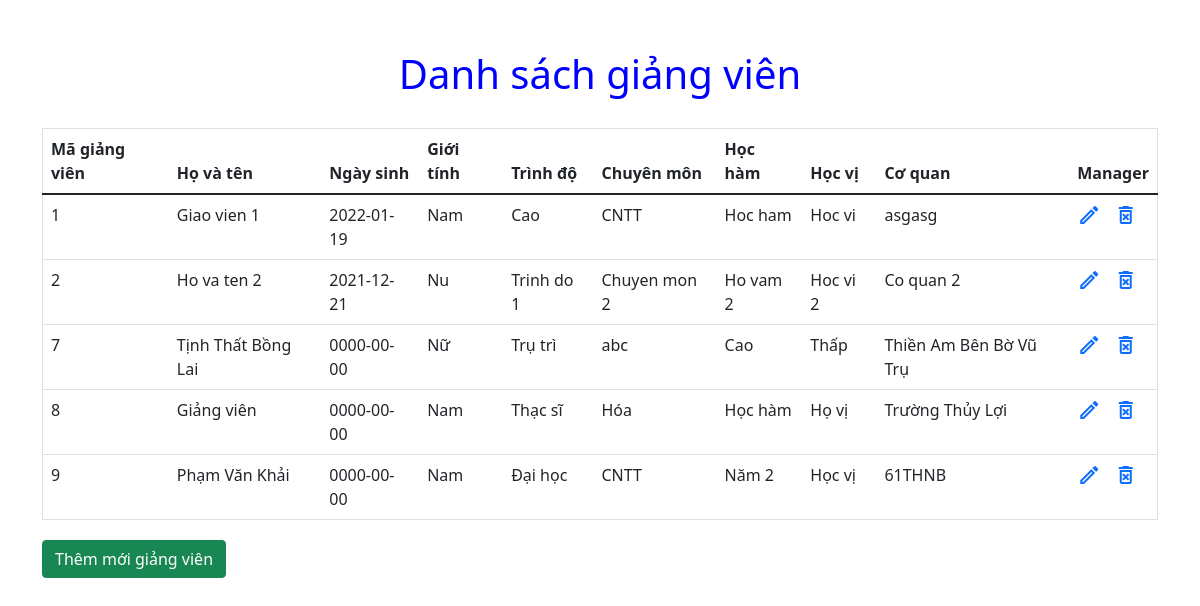
Before: / with the older database file.
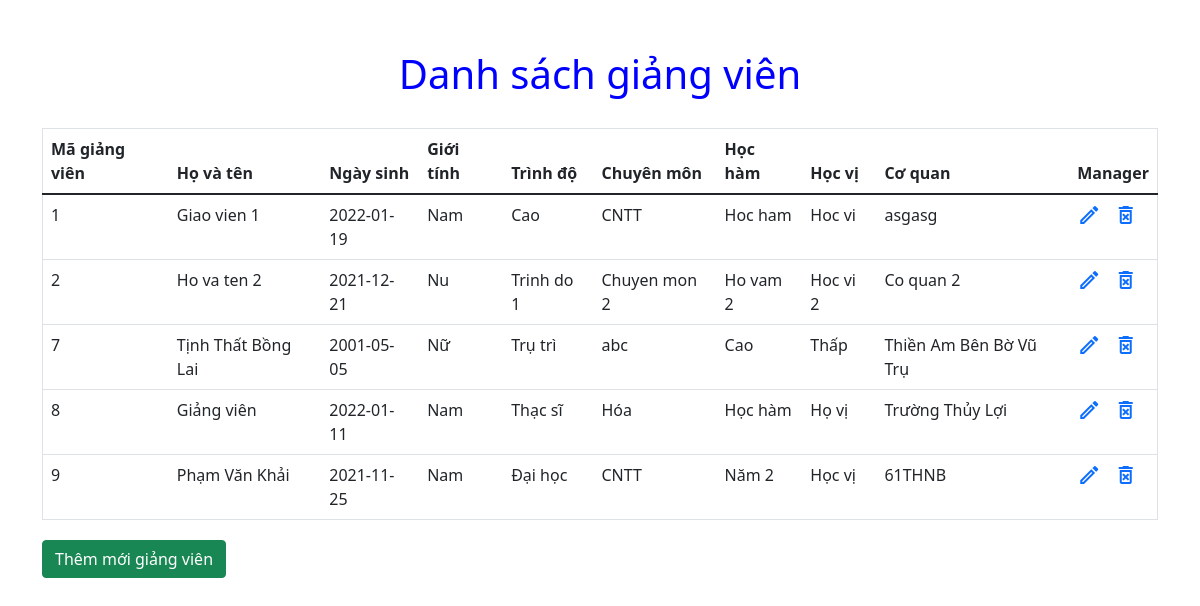
After: the same page with the newer database file.
### tables this page shows
CREATE TABLE `giangvien` (
  `magv` int(11) NOT NULL,
  `hovaten` varchar(255) DEFAULT NULL,
  `ngaysinh` date DEFAULT NULL,
  `gioitinh` varchar(255) DEFAULT NULL,
  `trinhdo` varchar(255) DEFAULT NULL,
  `chuyenmon` varchar(255) DEFAULT NULL,
  `hocham` varchar(255) DEFAULT NULL,
  `hocvi` varchar(255) DEFAULT NULL,
  `coquan` varchar(255) DEFAULT NULL
);

### controllers/giangvienController.php (called while the page is built, shortened)
<?php
require_once 'models/giangvien.php';
class giangvienController {
    public function index() {
        $giangvien = new giangvien();
        $giangviens = $giangvien->index();
        require_once 'views/giangviens/index.php';
    }
}

### index.php (called while the page is built, shortened)
<?php
$action = isset($_GET['action']) ? $_GET['action'] :
    'index';
$object = new $classController();
$object->$action();
?>

### models/giangvien.php (called while the page is built, shortened)
<?php
class giangvien {
    public function index() {
        $connection = $this->connectDb();
        $querySelect = "SELECT * FROM giangvien";
        $results = mysqli_query($connection, $querySelect);
        $giangviens = [];
        if (mysqli_num_rows($results) > 0) {
            $giangviens = mysqli_fetch_all($results, MYSQLI_ASSOC);
        }
        return $giangviens;
    }
    public function connectDb() {
        $connection = mysqli_connect(DB_HOST,
            DB_USERNAME, DB_PASSWORD, DB_NAME);
        return $connection;
    }
}

### views/giangviens/index.php (the view, shortened to what this page needs)
<?php
require "header.php";
?>
<div class="container">
    <h1 style="display: flex;align-items: center;justify-content: center;margin-bottom:30px;margin-top:50px; color:blue">Danh sách giảng viên</h1>
<table class="table" border="1" cellspacing="0" cellpadding="15">
<thead class="thead-dark">
    <tr>
        <th scope="col">Mã giảng viên</th>
        <th scope="col">Họ và tên</th>
        <th scope="col">Ngày sinh</th>
        <th scope="col">Giới tính</th>
        <th scope="col">Trình độ</th>
        <th scope="col">Chuyên môn</th>
        <th scope="col">Học hàm</th>
        <th scope="col">Học vị</th>
        <th scope="col">Cơ quan</th>
        <th scope="col">Manager</th>
    </tr>
    </thead>
    <?php if (!empty($giangviens)): ?>
        <?php foreach ($giangviens AS $giangvien) : ?>
            <tr>
                <td ><?php echo $giangvien['magv'] ?></td>
                <td><?php echo $giangvien['hovaten'] ?></td>
                <td><?php echo $giangvien['ngaysinh'] ?></td>
                <td><?php echo $giangvien['gioitinh'] ?></td>
                <td><?php echo $giangvien['trinhdo'] ?></td>
                <td><?php echo $giangvien['chuyenmon'] ?></td>
                <td><?php echo $giangvien['hocham'] ?></td>
                <td><?php echo $giangvien['hocvi'] ?></td>
                <td><?php echo $giangvien['coquan'] ?></td>
                <td>
                    <?php
                    $urlEdit =
                        "index.php?controller=giangvien&action=edit&magv=" . $giangvien['magv'];
                    $urlDelete =
                        "index.php?controller=giangvien&action=delete&magv=" . $giangvien['magv'];
                    ?>
                    <a href="<?php echo $urlEdit?>"><span class="material-icons-outlined">mode_edit</span></a> &nbsp;
                    <a onclick="return confirm('Bạn chắc chắn muốn xóa?')"
                       href="<?php echo $urlDelete?>">
                       <span class="material-icons-outlined">delete_forever</span>
                    </a>
                </td>
            </tr>
        <?php endforeach; ?>
    <?php else: ?>
        <tr>
            <td colspan="2">KHông có dữ liệu</td>
        </tr>
    <?php endif; ?>
</table>
</div>
<div style="margin-top : 20px" class="container">
<a href="index.php?controller=giangvien&action=add">
    <button type="button" class="btn btn-success">Thêm mới giảng viên</button>
</a>
</div>
<?php
    require "footer.php";
?>

### views/giangviens/header.php (shortened to what this page needs)
<!DOCTYPE html>
<html lang="en">
<head>
    <link rel="stylesheet" href="https://cdn.jsdelivr.net/npm/bootstrap-icons@1.7.2/font/bootstrap-icons.css">
    <link href="https://cdn.jsdelivr.net/npm/bootstrap@5.1.3/dist/css/bootstrap.min.css" rel="stylesheet">
</head>
<body>

### views/giangviens/footer.php (shortened to what this page needs)
</body>
</html>

Changed rows visible on the page:
changed giangvien "Tịnh Thất Bồng Lai": ngaysinh "0000-00-00" → "2001-05-05"
changed giangvien "Giảng viên": ngaysinh "0000-00-00" → "2022-01-11"
changed giangvien "Phạm Văn Khải": ngaysinh "0000-00-00" → "2021-11-25"
